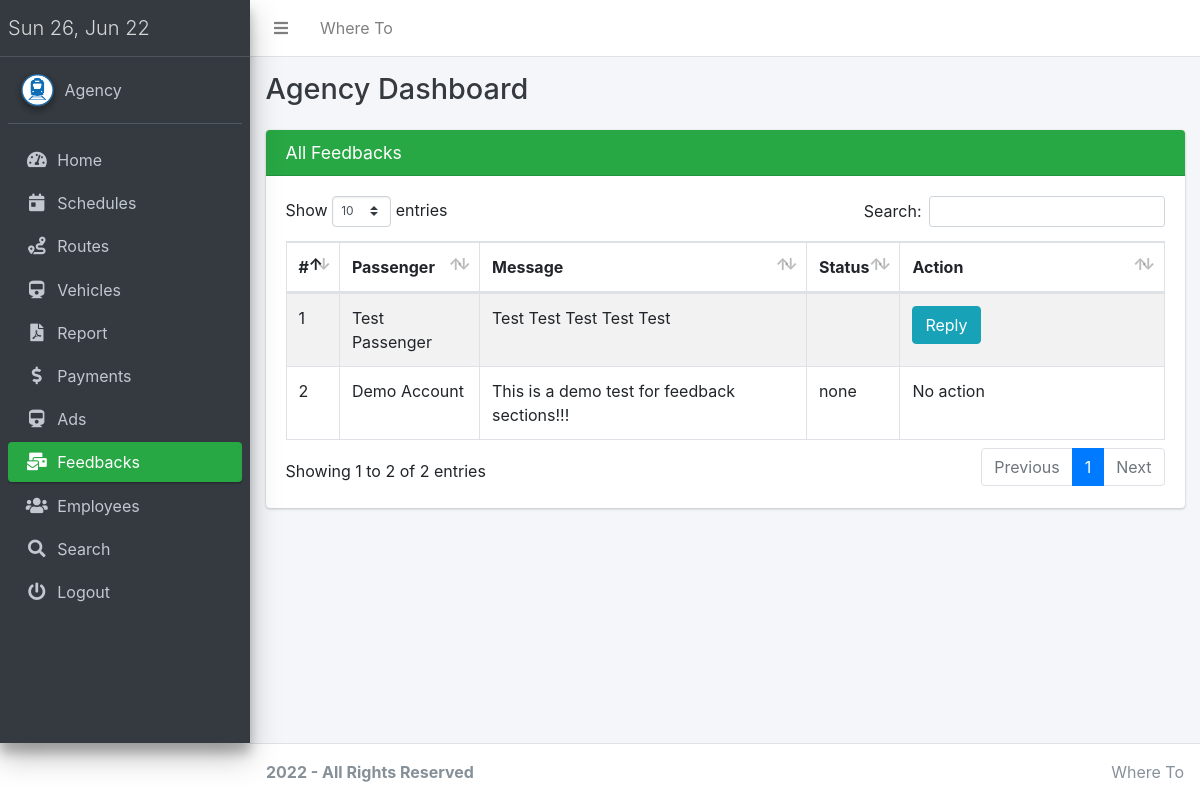
Screenshot of /pro/agency.php?page=feedback (signed in) with the database file from the repository.
### tables this page shows
CREATE TABLE `feedback` (
  `id` int(11) NOT NULL,
  `agency_id` int(11) NOT NULL,
  `user_id` int(11) NOT NULL,
  `message` varchar(400) NOT NULL,
  `response` varchar(400) DEFAULT NULL
);

CREATE TABLE `passenger` (
  `id` int(11) NOT NULL,
  `name` varchar(100) NOT NULL,
  `email` varchar(70) NOT NULL,
  `password` varchar(40) NOT NULL,
  `phone` varchar(11) NOT NULL,
  `address` varchar(200) NOT NULL,
  `loc` varchar(40) NOT NULL,
  `status` int(11) NOT NULL DEFAULT 1
);

### pro/agency_session.php (called while the page is built, shortened)
<?php
  $agency_id = $_SESSION['agency'];
  ?>

### constants.php (called while the page is built, shortened)
<?php
function getIndividualName($id, $conn = null)
{
    $conn = connect();
    $q = $conn->query("SELECT * FROM passenger WHERE id = '$id'")->fetch_assoc();
    return $q['name'];
}

### pro/agency/feedback.php (the view, shortened to what this page needs)
<?php
include 'agency_session.php';
?>
<div class="content">
    <section class="content">
        <div class="container-fluid">
            <div class="row">
                <div class="col-sm-12">
                    <div class="card card-success">
                        <div class="card-header">
                            <h3 class="card-title">
                                All Feedbacks</h3>
                        </div>
                        <div class="card-body">
                            <table id="example1" style="align-items: stretch;"
                                class="table table-hover w-100 table-bordered table-striped">
                                <thead>
                                    <tr>
                                        <th>#</th>
                                        <th>Passenger</th>
                                        <th>Message</th>
                                        <th>Status</th>
                                        <th style="width: 30%;">Action</th>
                                    </tr>
                                </thead>
                                <tbody>
                                    <?php
                                    $row = $conn->query("SELECT * FROM `feedback` where agency_id = '$agency_id' order by response ASC");
                                    $sn = 0;
                                    while ($fetch = $row->fetch_assoc()) {
                                        $id = $fetch['id'];
                                    ?>
                                    <tr>
                                        <td><?php echo ++$sn; ?></td>
                                        <td><?php echo $fullname = getIndividualName($fetch['user_id']); ?></td>
                                        <td><?php echo $fetch['message']; ?></td>
                                        <td><?php echo $response = $fetch['response']; ?></td>
                                        <td>
                                            <form method="POST">
                                                <?php
                                                    if ($response == NULL) {
                                                    ?>
                                                <button type="button" class="btn btn-info" data-toggle="modal"
                                                    data-target="#edit<?php echo $id ?>">
                                                    Reply
                                                </button>
                                                <?php
                                                    } else {
                                                        echo "No action";
                                                    }
                                                    ?>
                                            </form>
                                        </td>
                                    </tr>
                                    <div class="modal fade" id="edit<?php echo $id ?>">
                                        <?php
                                    }
                                        ?>
                                </tbody>
                            </table>
                        </div>
                    </div>
                </div>
            </div>
        </div>
</div>
</div>
</div>

### rows the page displays
feedback: user.name "Test Passenger", message "Test Test Test Test Test"
feedback: user.name "Demo Account", message "This is a demo test for feedback sections!!!", response "none", shows "No action"

### other values shown
SITE_NAME "Where To"
